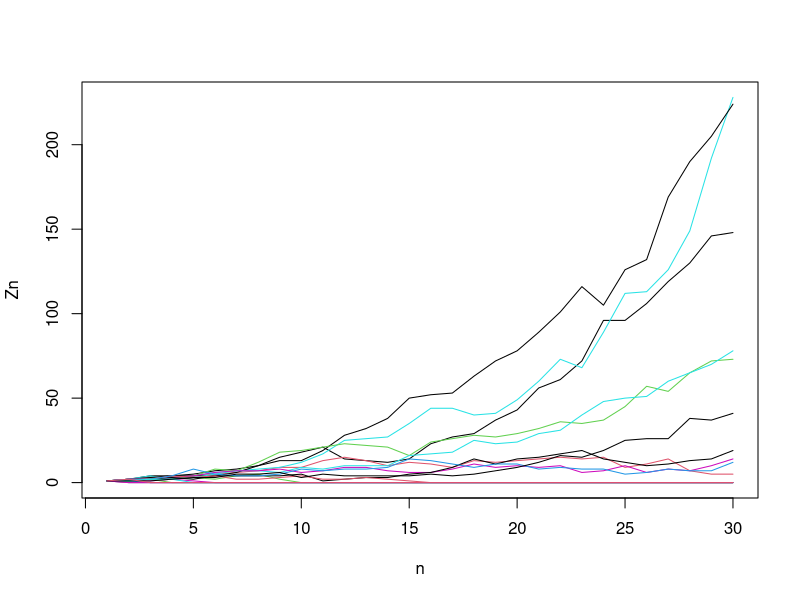
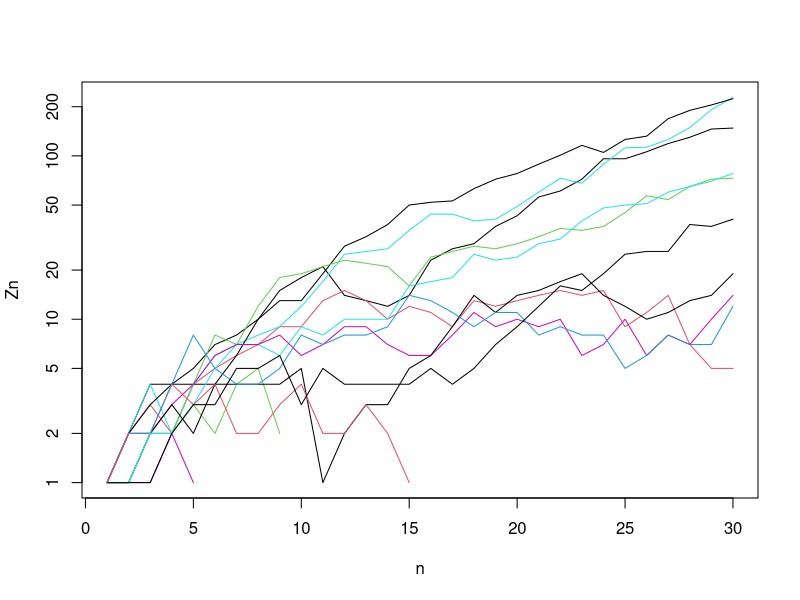
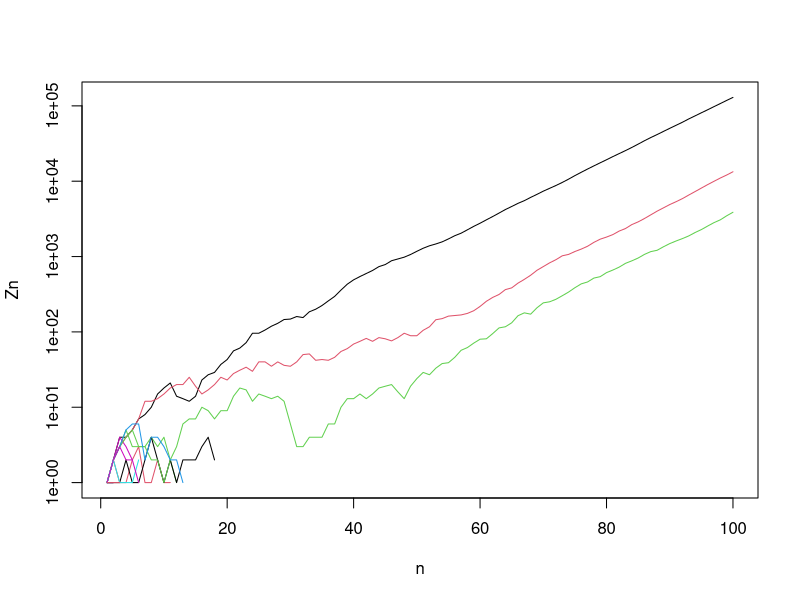
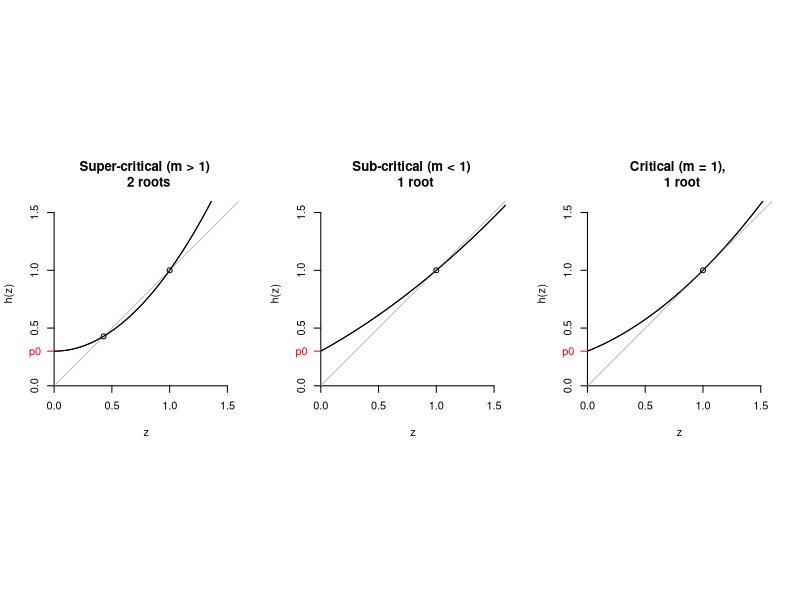
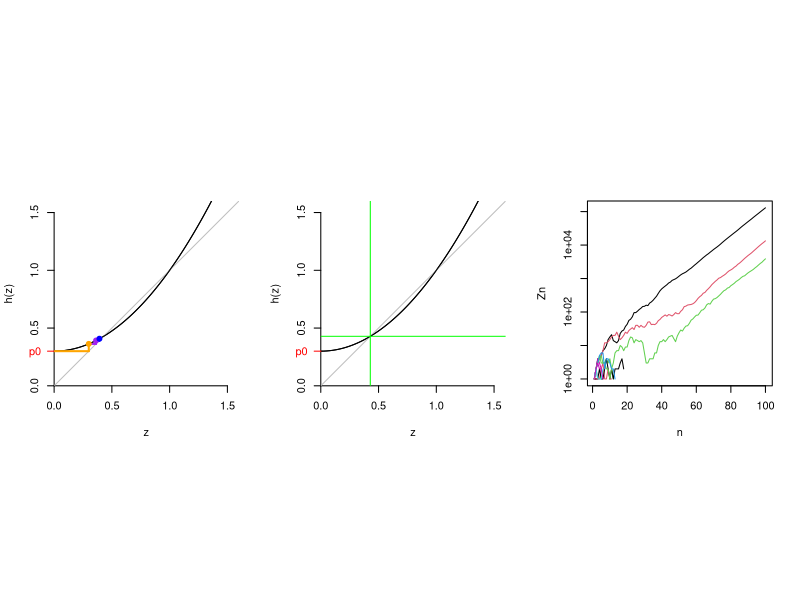
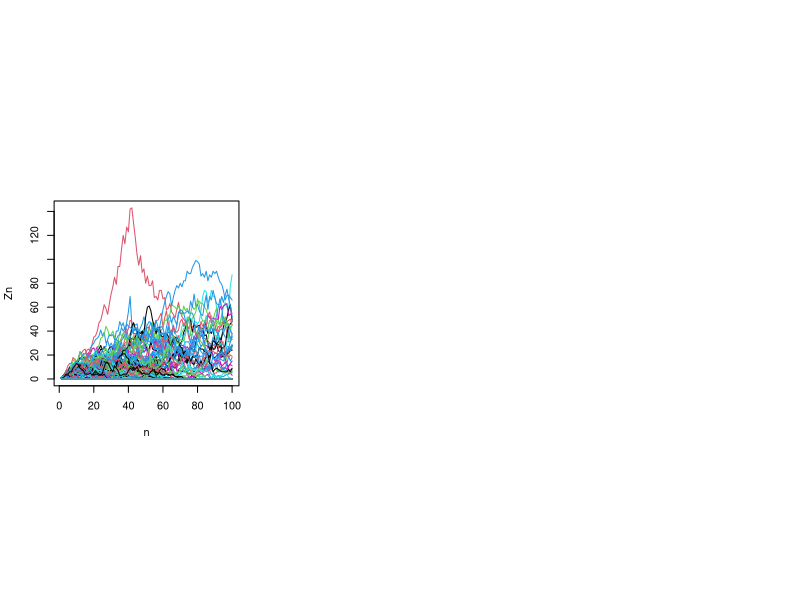
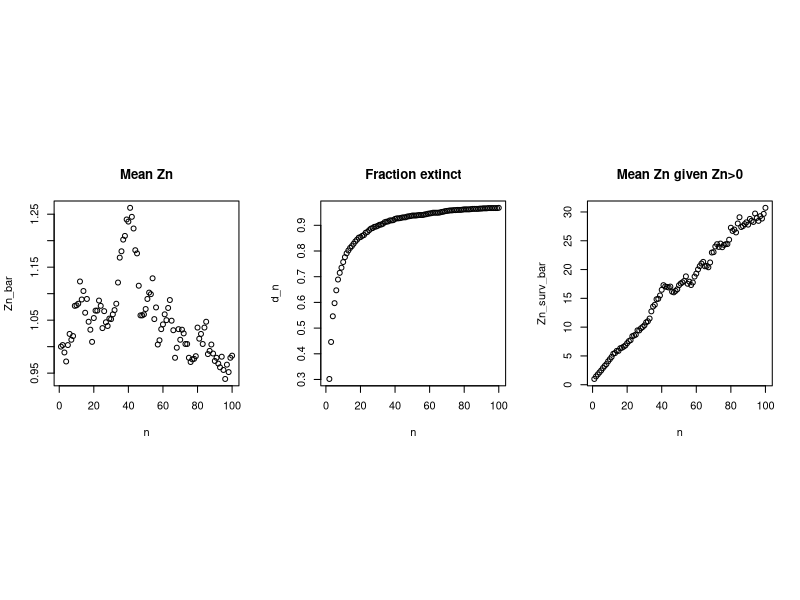
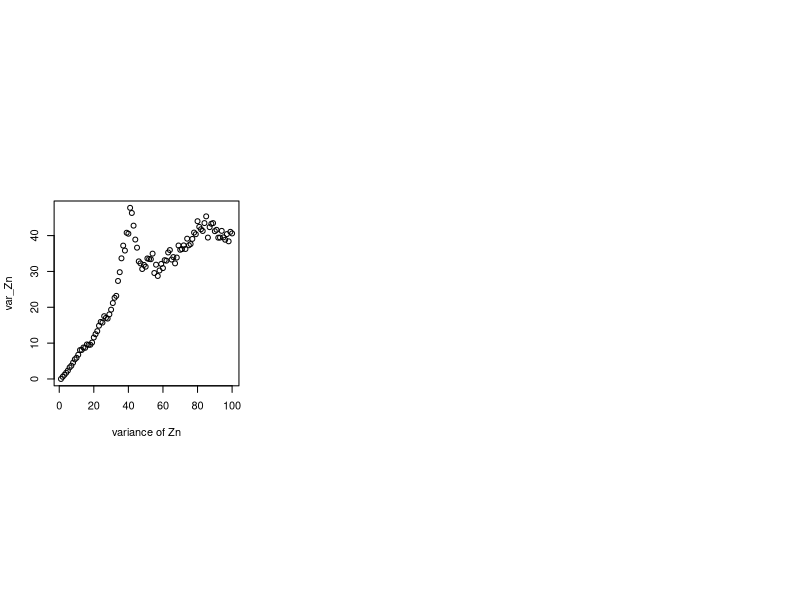

The R script that drew these images, in order:
## ---- chunk 1
#install.packages("kableExtra")
library(kableExtra)
## ---- chunk 2
  knitr::kable(
  cbind(c(0,1,2),c(.3,.4,.3)),
  col.names = c('$k$', '$p_k$')
) %>%
 kable_paper(bootstrap_options = "striped", full_width = F)
## ---- chunk 3
  knitr::kable(
  cbind(c(0,1,2),c(.3,.4,.3),c("0-2", "3-5", "6-9")),
  col.names = c('$k$', '$p_k$', 'digits')
) %>% kable_paper(bootstrap_options = "striped", full_width = F)
## ---- chunk 4
  knitr::kable(
  cbind(c(1,2,3,4),c(9,0,5,6),c(0.3,0.2,0.4,0.4), c("$2 \\times 0.3 = 2.7$", "$0 \\times 0.3 = 0$", "$0$","$0$")),
  col.names = c('carrier generation #', 'random digit', '$p_k$', 'expected # infected'), align="cccl"
) %>% kable_paper(bootstrap_options = "striped", full_width = F)
## ---- chunk 5
  k = 0:2 #number of possible children
  p0 = .3; p1 = .3; p2 = .4; 
  p_k = c(p0, p1, p2)  #probabilities of having k children
  Z1 = 1               #initial cohort size
  set.seed(9)
  kids.of.Z1 = sample(x = k, size = Z1, replace = T, prob = p_k)
  Z2 = sum(kids.of.Z1)
  kids.of.Z2 = sample(x = k, size = Z2, replace = T, prob = p_k)
  Z3 = sum(kids.of.Z2)
  kids.of.Z3 = sample(x = k, size = Z3, replace = T, prob = p_k)
  Z4 = sum(kids.of.Z3)
## ---- chunk 6
  gen_size <- c(rep(Z1, 1), rep(Z2, Z2), rep(Z3, Z3), rep(Z4, Z4))
  gen <- c(rep(1, 1), rep(2, Z2), rep(3, Z3), rep(4, Z4))
  person <- c(1, seq(2.1,by=0.1, to=2 + Z2*0.1), 
              seq(3.1,by=0.1, to=3 +Z3*0.1),
              seq(4.1,by=0.1, to=4 +Z4*0.1))
  total_children <- c(kids.of.Z1, kids.of.Z2, kids.of.Z3, rep(0, Z4))

  library(tidyverse)
  growth <- tibble(gen, person, total_children, gen_size)
  names(growth) <- c("Generation #", "Person ID", "Total children", "Generation size")
  knitr::kable(growth)
## ---- chunk 7
# install.packages('DiagrammeR')
DiagrammeR::grViz("
                  digraph rmarkdown{
                  1 ->{2.1 2.2}
                  2.1->{3.1 3.2}
                  2.2->{3.3 3.4}
                  3.1->{4.1 4.2}
                  3.2->{4.3}
                  3.3->{4.4 4.5}
                  3.4->{4.6 4.7}
                  }")
## ---- chunk 8
  #A function   
  branch <- function(n_max = 30, pk = c(p0, p1, p2), Z1 = 1)
  {
      Z.vec <- rep(NA, n_max) # n_max handles the total number of generations
      Z.vec[1] <- Z1
      for (i in 1:(n_max-1))
      {
          Z.vec[i+1] <- sum(sample(x = k,
                                   size = Z.vec[i],
                                   replace = T,
                                   prob = p_k))
      }
      return(Z.vec) # returns a vector of the number of children at every generation
  }
## ---- chunk 9
  set.seed(19) ; branch()
  set.seed(99) ; branch()
## ---- chunk 10
  n_trials = 20
  n_gen = 30
  k = 0:2 #number of possible children
  p0 = .3; p1 = .3; p2 = .4; 
  p_k = c(p0, p1, p2)  #probabilities of having k children
  Z1 = 1               #initial cohort size
  
  Z.mat <- matrix(NA, n_trials, n_gen)
  set.seed(131) 
  for (i in 1:n_trials)
      Z.mat[i,] <- branch(n_max = n_gen)
## ---- chunk 11
  matplot(t(Z.mat),
          type = "l", lty = 1, ylab = "Zn", xlab = "n")
## ---- chunk 12
  suppressWarnings(matplot(t(Z.mat), log = "y", type = "l", lty = 1, ylab = "Zn", xlab = "n"))
  surviving = ifelse(Z.mat[,n_gen] == 0, "extinct", "survive")
  foo <- prop.table(table(surviving))
  print(prop.table(table(surviving)) )
## ---- chunk 13
  n_trials = 20; n_gen = 100
  Z.mat <- matrix(NA, n_trials, n_gen)
  set.seed(131) 
  for (i in 1:n_trials)
      Z.mat[i,] <- branch(n_max = n_gen)
## ---- chunk 14
  suppressWarnings(matplot(t(Z.mat), log = "y", type = "l", lty = 1, ylab = "Zn", xlab = "n"))
## ---- chunk 15
  z = seq(0, 1.6, .01)
  pk = c(.3, .0, .7); names(pk) <- 0:2
  d <- pk["0"]
  for (i in 1:10)
  {
      d <- pk["0"]  + pk["1"]*d + pk["2"]*d^2
  }
  ##  super-critical 
  hz = pk["0"]  + pk["1"]*z + pk["2"]*z^2
  plot.fun <- function(z, hz)
  {
      plot(z, hz, type = "l", ylim = c(0,1.6),
           ylab = "h(z)",
           yaxs = "i", xaxs = "i", axes = F)
      axis(1, at = seq(0, 1.5, .5))
      axis(2, at = seq(0, 1.5, .5))
      abline(0,1, col = "grey")
      lines(z, hz)
      axis(2, at = pk["0"], labels = "p0",
           col.axis = "red", col = "red",
           lwd = 1, las = 2)
  }
  
  par(mfrow = c(1,3), pty = "s")
  plot.fun(z,hz)
  points(c(d, 1),c(d, 1))
  title("Super-critical (m > 1) \n 2 roots")
  ## sub-critical
  pk = c(.3, .55, .15); names(pk) <- 0:2
  hz = pk["0"]  + pk["1"]*z + pk["2"]*z^2
  plot.fun(z,hz)
  title("Sub-critical (m < 1) \n 1 root")
  points(1,1)
  ## critical
  pk = c(.3, .4, .3); names(pk) <- 0:2
  hz = pk["0"]  + pk["1"]*z + pk["2"]*z^2
  plot.fun(z, hz)
  title("Critical (m = 1), \n 1 root")
  points(1,1)
## ---- chunk 16
  pk = c(.3, .0, .7); names(pk) <- 0:2
  z = seq(0, 1.6, .01)
  hz = pk["0"]  + pk["1"]*z + pk["2"]*z^2
  plot.fun(z,hz)
  hzp0 <- pk["0"]  + pk["1"]*pk["0"] + pk["2"]*pk["0"]^2
  hhzp0 <- pk["0"]  + pk["1"]*hzp0 + pk["2"]*hzp0^2
  hhhzp0 <- pk["0"]  + pk["1"]*hhzp0 + pk["2"]*hhzp0^2

  segments(x0=0, y0=pk["0"],x1=pk["0"], y1= pk["0"], col = "orange", lwd=2)#h(p_0)
  segments(x0=pk["0"], y0=pk["0"], y1= hzp0, col = "orange", lwd=2)
  
  segments(x0=pk["0"], y0=hzp0,x1=hzp0, y1= hzp0, col = "purple", lwd=2) #h(h(p_0))
  segments(x0=hzp0, y0=hzp0, y1= hhzp0, col = "purple", lwd=2)

  segments(x0=hzp0, y0=hhzp0,x1=hhzp0, y1= hhzp0, col = "blue", lwd=2)
  segments(x0=hhzp0, y0=hhzp0, y1= hhhzp0, col = "blue", lwd=2)
  
  points(x= pk["0"], y =hzp0, pch=19, col="orange") #h(p_0)
  points(x= hzp0, y =hhzp0, pch=19, col="purple") #h(h(p_0))
  points(x= hhzp0, y =hhhzp0, pch=19, col="blue") #h(h(h(p_0)))
## ---- chunk 17
  pk = c(.3, .0, .7); names(pk) <- 0:2 ## our example
  d <- pk["0"] # initial value
  for (i in 1:20)
  {
      d <- pk["0"]  + pk["1"]*d + pk["2"]*d^2
      if (i %in% c(1,2,19,20))
          print(paste(i, d))
  }
## ---- chunk 18
  pk = c(.3, .0, .7); names(pk) <- 0:2
  z = seq(0, 1.6, .01)
  hz = pk["0"]  + pk["1"]*z + pk["2"]*z^2
  plot.fun(z,hz)
  abline(h = d, col = "green")
  abline(v = d, col = "green")
## ---- chunk 19
    suppressWarnings(matplot(t(Z.mat), log = "y", type = "l", lty = 1, ylab = "Zn", xlab = "n"))
## ---- chunk 20
  n_trials = 1000; n_gen = 100
  p0 = .3; p1 = .4; p2 = .3 ## what is m?
  p_k <- c(p0, p1, p2)
  k <- 0:(length(p_k)-1)
  Z.mat <- matrix(NA, n_trials, n_gen)
  set.seed(131)
  for (i in 1:n_trials)
      Z.mat[i,] <- branch(n_max = n_gen)
## ---- chunk 21
Zn_bar = apply(Z.mat, 2, mean)
  matplot(t(Z.mat),
          type = "l", lty = 1, ylab = "Zn", xlab = "n")
## ---- chunk 22
Zn_bar = apply(Z.mat, 2, mean)  #expected value Z_n (E(Z_n))
n <- 1:ncol(Z.mat)
proportion.zero <- function(x){prop.table(table(x == 0))["TRUE"]}
d_n = apply(Z.mat, 2, proportion.zero) # fraction extinct 
Z.mat.na <- Z.mat; Z.mat.na[Z.mat == 0] <- NA 
Zn_surv_bar = apply(Z.mat.na, 2, mean, na.rm = T) #expected value of survivors (E(Z_n|Z_n>0))
## ---- chunk 23
par(mfrow = c(1,3))
plot(n, Zn_bar, main = "Mean Zn")
plot(n, d_n, main = "Fraction extinct")
plot(n, Zn_surv_bar, main= "Mean Zn given Zn>0") 
## insert code here for Zn_surv_bar.hat and add a line
## ---- chunk 24
var_Zn = apply(Z.mat, 2, var)
## ---- chunk 25
n <- 1:ncol(Z.mat)
plot(n, var_Zn, xlab = 'variance of Zn')
## ---- chunk 26
   Z20 <- table(table(Z.mat[,20]))
   Z5 <- table(table(Z.mat[,5]))
   par(mfrow = c(2,2))
   plot(Z20[Z20 < 100])
   plot(log(Z20[Z20 < 100]))
   plot(Z5[Z5 < 100])
   plot(log(Z5[Z5 < 100]))
## ---- chunk 27
b = 0.2126 ;   c = 0.5893
kk = 1:10  ;   p_kk = b * c^(kk-1)
p0 = b/(1-c)
k = c(0, kk) ;   p_k = c(p0, p_kk)
## ---- chunk 28
plot(k, p_k)
## ---- chunk 29
## b = 0.2126 ;   c = 0.5893 ## lotka
b = 0.3666; c = .5533 ## Keyfitz (from GS)
m = b / (1-c)^2 ## [1] 1.260416
d = (1 - b - c) / (c * (1-c))           #[1] 0.8185088

par(mfrow = c(1,2))
for (i in 1:3)
{
    n = i
    p0_n = d * (m^n - 1)/ (m^n -d)
    j = kk
    pj_n = m^n *
        ((1-d) / (m^n - d))^2 *
        ((m^n - 1)/(m^n - d))^(j-1)
    pk_n <- c(p0_n, pj_n)
    if (i == 1)
        plot(k, pk_n, type = "l", log = "",  main="Absolute")
    if (i > 1)
        lines(k, pk_n, col = i)
}

for (i in 1:3)
{
    n = i
    p0_n = d * (m^n - 1)/ (m^n -d)
    j = kk
    pj_n = m^n * ((1-d) / (m^n - d))^2 * ((m^n - 1)/(m^n - d))^(j-1)
    pk_n <- c(p0_n, pj_n)
    if (i == 1)
        plot(k, pk_n, type = "l", log = "y", main="Log scaled")
    if (i > 1)
        lines(k, pk_n, col = i)
}
